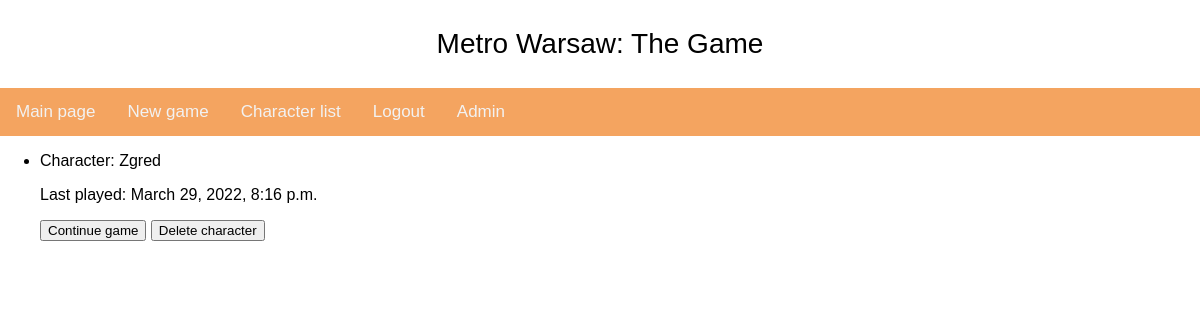
Page /metro_app/character_list/ (signed in) on the earlier database version.
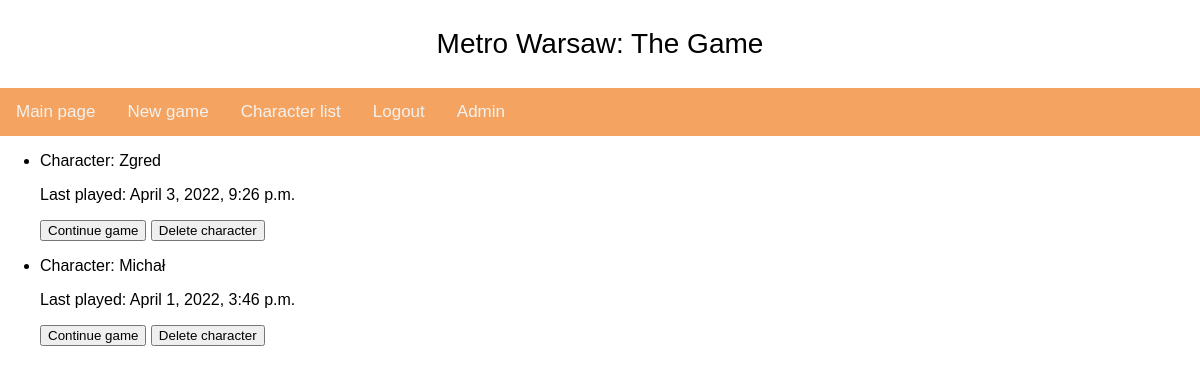
Same page on the later database version.
### metro_app/models.py (models this page shows, shortened)
class Character(models.Model):
    name = models.CharField(max_length=32)
    bullets = models.IntegerField(default=0)
    health = models.SmallIntegerField(default=10)
    user = models.ForeignKey(User, on_delete=models.CASCADE)
    save_date = models.DateTimeField(auto_now_add=True)
    equipment = models.ManyToManyField(Equipment, through='CharacterEquipment')
    location = models.ForeignKey(Location, default=1, on_delete=models.SET_DEFAULT)

### metro_app/views.py (the view)
# urls.py: path('character_list/', views.CharacterListView.as_view(), name='character_list'),
class CharacterListView(LoginRequiredMixin, ListView):
    def get_queryset(self):
        user_id = User.objects.get(id=self.request.user.id)
        return Character.objects.filter(user=user_id)
    template_name = 'metro_app/character_list.html'

### templates/metro_app/character_list.html
{% extends 'base.html' %}
{% block block_1 %}
    {% if not object_list %}
    <p>You have not created a character yet. Click <a href='{% url 'new_game' %}'>here</a> to start Your journey!</p>
    {% else %}
    <ul>
    {% for character in object_list %}
        <li>Character: {{ character.name }}
            <p>Last played: {{ character.save_date }}</p>
            <p><button onclick=window.location.href='{% url 'game' character.id %}'>Continue game</button>
           <button onclick=window.location.href='{% url 'delete' character.id %}'>Delete character</button></p></li>
    {% endfor %}
    </ul>
    {% endif %}
{% endblock %}

Differences in the rows shown:
changed Character "Zgred": save_date "March 29, 2022, 8:16 p.m." → "April 3, 2022, 9:26 p.m."
added Character: name "Michał", save_date "April 1, 2022, 3:46 p.m."
